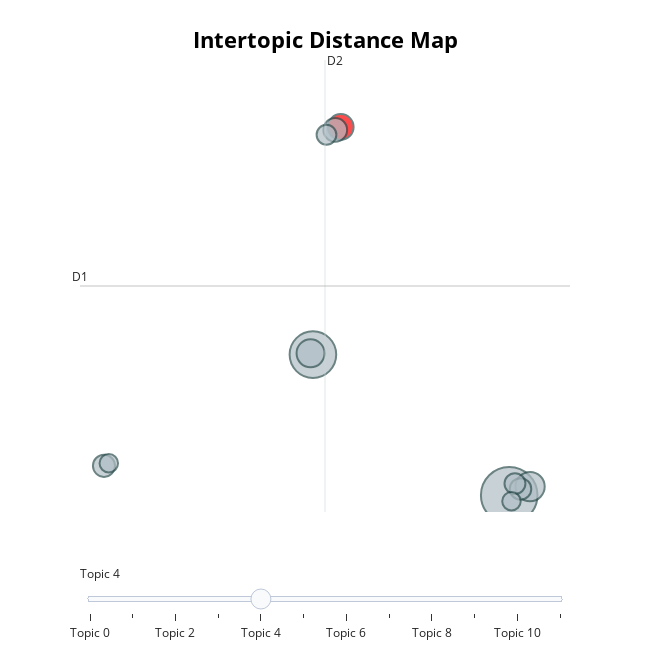

Notebook source saved alongside this figure:
### Code cell
# Visualize topic similarity using a 2D representation
topic_model.visualize_topics()

### Figure 1 — Plotly figure (JSON) as saved in the notebook; plotly's stock layout.template omitted (floating-point values rounded to 4 significant figures)
{"data": [{"customdata": [[0, "report | on | free | stock | get", 131], [1, "its | in | quarter | the | according", 89], [2, "821 | transmit | browsing | collect | stored", 35], [3, "ipo | strictures | endthe | 658 | enthusiasm", 32], [4, "health | teladoc | the | has | carter", 27], [5, "hamas | the | on | gaza | of", 23], [6, "lenders | promoter | underlying | lien | guaranteesindian", 20], [7, "put | the | const | samsung | here", 19], [8, "technology | get | report | the | earnings", 18], [9, "immunity | empty | stomach | eat | gut", 16], [10, "our | personal | we | opâ | loans", 14], [11, "et | earnings | 20 | health | on", 14]], "hovertemplate": "<b>Topic %{customdata[0]}</b><br>%{customdata[1]}<br>Size: %{customdata[2]}", "legendgroup": "", "marker": {"color": ["#B0BEC5", "#B0BEC5", "#B0BEC5", "#B0BEC5", "red", "#B0BEC5", "#B0BEC5", "#B0BEC5", "#B0BEC5", "#B0BEC5", "#B0BEC5", "#B0BEC5"], "line": {"color": "DarkSlateGrey", "width": 2}, "size": [131, 89, 35, 32, 27, 23, 20, 19, 18, 16, 14, 14], "sizemode": "area", "sizeref": 0.08188, "symbol": "circle"}, "mode": "markers", "name": "", "orientation": "v", "showlegend": false, "type": "scatter", "x": [10.59, 2.114, 11.49, 2.011, 3.315, 3.078, -6.906, 11.08, 10.84, 2.7, -6.699, 10.69], "xaxis": "x", "y": [6.146, 17.22, 6.823, 17.33, 35.17, 34.93, 8.457, 6.641, 7.057, 34.55, 8.665, 5.671], "yaxis": "y"}], "layout": {"annotations": [{"showarrow": false, "text": "D1", "x": -7.942, "y": 22.63, "yshift": 10}, {"showarrow": false, "text": "D2", "x": 2.635, "xshift": 10, "y": 40.44}], "height": 650, "hoverlabel": {"bgcolor": "white", "font": {"family": "Rockwell", "size": 16}}, "legend": {"itemsizing": "constant", "tracegroupgap": 0}, "margin": {"t": 60}, "shapes": [{"line": {"color": "#CFD8DC", "width": 2}, "type": "line", "x0": 2.635, "x1": 2.635, "y0": 4.821, "y1": 40.44}, {"line": {"color": "#9E9E9E", "width": 2}, "type": "line", "x0": -7.942, "x1": 13.21, "y0": 22.63, "y1": 22.63}], "sliders": [{"active": 4, "pad": {"t": 50}, "steps": [{"args": [{"marker.color": [["red", "#B0BEC5", "#B0BEC5", "#B0BEC5", "#B0BEC5", "#B0BEC5", "#B0BEC5", "#B0BEC5", "#B0BEC5", "#B0BEC5", "#B0BEC5", "#B0BEC5"]]}], "label": "Topic 0", "method": "update"}, {"args": [{"marker.color": [["#B0BEC5", "red", "#B0BEC5", "#B0BEC5", "#B0BEC5", "#B0BEC5", "#B0BEC5", "#B0BEC5", "#B0BEC5", "#B0BEC5", "#B0BEC5", "#B0BEC5"]]}], "label": "Topic 1", "method": "update"}, {"args": [{"marker.color": [["#B0BEC5", "#B0BEC5", "red", "#B0BEC5", "#B0BEC5", "#B0BEC5", "#B0BEC5", "#B0BEC5", "#B0BEC5", "#B0BEC5", "#B0BEC5", "#B0BEC5"]]}], "label": "Topic 2", "method": "update"}, {"args": [{"marker.color": [["#B0BEC5", "#B0BEC5", "#B0BEC5", "red", "#B0BEC5", "#B0BEC5", "#B0BEC5", "#B0BEC5", "#B0BEC5", "#B0BEC5", "#B0BEC5", "#B0BEC5"]]}], "label": "Topic 3", "method": "update"}, {"args": [{"marker.color": [["#B0BEC5", "#B0BEC5", "#B0BEC5", "#B0BEC5", "red", "#B0BEC5", "#B0BEC5", "#B0BEC5", "#B0BEC5", "#B0BEC5", "#B0BEC5", "#B0BEC5"]]}], "label": "Topic 4", "method": "update"}, {"args": [{"marker.color": [["#B0BEC5", "#B0BEC5", "#B0BEC5", "#B0BEC5", "#B0BEC5", "red", "#B0BEC5", "#B0BEC5", "#B0BEC5", "#B0BEC5", "#B0BEC5", "#B0BEC5"]]}], "label": "Topic 5", "method": "update"}, {"args": [{"marker.color": [["#B0BEC5", "#B0BEC5", "#B0BEC5", "#B0BEC5", "#B0BEC5", "#B0BEC5", "red", "#B0BEC5", "#B0BEC5", "#B0BEC5", "#B0BEC5", "#B0BEC5"]]}], "label": "Topic 6", "method": "update"}, {"args": [{"marker.color": [["#B0BEC5", "#B0BEC5", "#B0BEC5", "#B0BEC5", "#B0BEC5", "#B0BEC5", "#B0BEC5", "red", "#B0BEC5", "#B0BEC5", "#B0BEC5", "#B0BEC5"]]}], "label": "Topic 7", "method": "update"}, {"args": [{"marker.color": [["#B0BEC5", "#B0BEC5", "#B0BEC5", "#B0BEC5", "#B0BEC5", "#B0BEC5", "#B0BEC5", "#B0BEC5", "red", "#B0BEC5", "#B0BEC5", "#B0BEC5"]]}], "label": "Topic 8", "method": "update"}, {"args": [{"marker.color": [["#B0BEC5", "#B0BEC5", "#B0BEC5", "#B0BEC5", "#B0BEC5", "#B0BEC5", "#B0BEC5", "#B0BEC5", "#B0BEC5", "red", "#B0BEC5", "#B0BEC5"]]}], "label": "Topic 9", "method": "update"}, {"args": [{"marker.color": [["#B0BEC5", "#B0BEC5", "#B0BEC5", "#B0BEC5", "#B0BEC5", "#B0BEC5", "#B0BEC5", "#B0BEC5", "#B0BEC5", "#B0BEC5", "red", "#B0BEC5"]]}], "label": "Topic 10", "method": "update"}, {"args": [{"marker.color": [["#B0BEC5", "#B0BEC5", "#B0BEC5", "#B0BEC5", "#B0BEC5", "#B0BEC5", "#B0BEC5", "#B0BEC5", "#B0BEC5", "#B0BEC5", "#B0BEC5", "red"]]}], "label": "Topic 11", "method": "update"}]}], "title": {"font": {"color": "Black", "size": 22}, "text": "<b>Intertopic Distance Map</b>", "x": 0.5, "xanchor": "center", "y": 0.95, "yanchor": "top"}, "width": 650, "xaxis": {"anchor": "y", "domain": [0, 1], "range": [-7.942, 13.21], "title": {"text": ""}, "type": "linear", "visible": false}, "yaxis": {"anchor": "x", "domain": [0, 1], "range": [4.821, 40.44], "title": {"text": ""}, "type": "linear", "visible": false}}}
